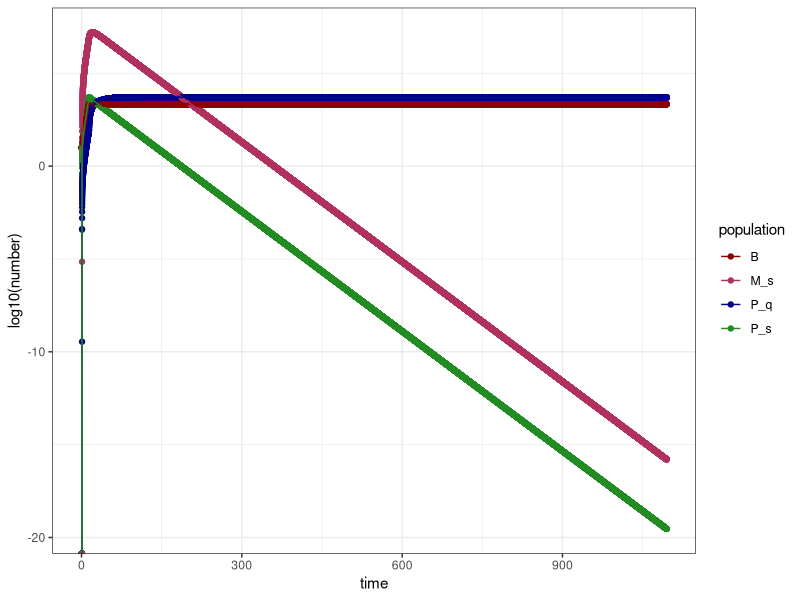
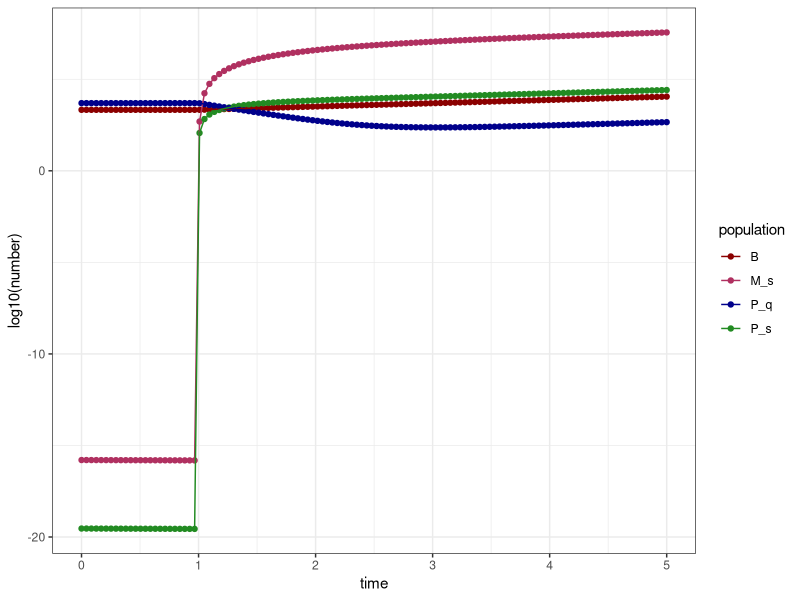
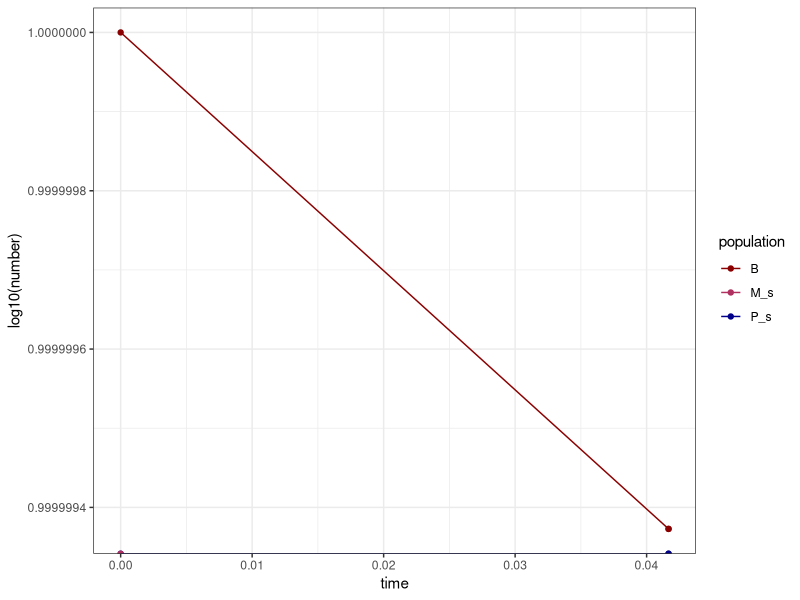

These figures' R source, in order: (Note: this script raises an error after producing the figures.)
## ---- chunk 1
#install.package("here")
library(here)

#install.package("ggplot2")
library(ggplot2)

#install.package("gridExtra")
library(gridExtra)

#install.packages("tidyverse")
library(tidyverse)

#install.packages("deSolve")
library(deSolve)

#load functions
#source(here("code", "functions", "functions.R"))

#choose plotting colors
my_colors = c("darkred", "maroon", "darkblue", "forestgreen", "darkorange", "goldenrod") #choose color range
num_colors = length(my_colors) #set number of colors needed for plotting
my_colors = colorRampPalette(my_colors)(num_colors) #increase number of colors staying in color range
## ---- chunk 2
# Antibody concentrations in the respiratory mucosa #
secondary_response.model1 <- function(t, y, parms)  # Single partial immune class (RPS)                       
{with(as.list(parms),	# allows the parameter file parms to be as a list
      {  
        y = pmax(y,0)         # avoid negative values (not ideal but ok)
        
        # map the state variables
        B = y[1]         # B cells 
        P_s = y[2]       # Antibody secreting cells (specific)
        P_q = y[3]       # quiescent antibody secreting cells (specific)
        M_s = y[4]       # specific Ab in mucosa
        
        # make empty variables for the derivatives
        dB = 0      # change in specific Ab in the lumen
        dP_s = 0    # change in specific ASCs
        dP_q = 0    # change in quiescent ASCs
        dM_s = 0    # change in specific antibodies in mucosa
        
        #####################################
        # define V function 
        V.function = function(t_infection, t) {
          if(t>=min(t_infection) & t <= max(t_infection)){
            V = 1}
          else(V = 0)
        return(V)}
        # set V
        V = V.function(t_infection, t)
        #####################################
        ## calculate the derivatives
        # cell populations
        dB = r*(1-f)*V*B - d_B*B #proliferation only when virus present, some fraction f differentiates to P_s
        dP_s = r*f*V*B - d_s*P_s + s*V*P_q - q*P_s #differentiation from B cells or P_q only when virus present
        dP_q = q*P_s - d_q*P_q - s*V*P_q #P_s always differentiates to P_q with some rate q.
        # Specific antibodies        
        dM_s = a*P_s - d_a*M_s #P_s secretes antibody
        
        # output the derivatives
        dy=c(dB, dP_s, dP_q, dM_s) #vector of derivatives 
        
        return(list(dy)) #lists vector and returns
      }
  ) 
} # we will need to think about how to set M_ns if we want to track specific IgA in the lumen.

## ---- chunk 3
# death rates
d_B = log(2)/20000 # B cell death rate, 50 years half life
d_s = 0 # secretory cell death rate #don't consider for now
d_q = log(2)/20000 # quiescent cell death rate long lived like bm
  
# proliferation and differentiation
r = log(2)/0.5 # b cell proliferation rate - doubling time is 1/2 day
f = .7 # fraction of division that produce secretory cells
q = log(2)/14 # rate of secretory cells to quiescence #should equal d_mu
s = 0.1*24 # rate of quiescent cell recruitment to secretion #should be very fast, like a percentage per hour

# antibody dynamics
a = 10^6/10^3 # rate of IgA secretion by secretory cells # not dealing with density but total number now
d_a = log(2)/3 # IgA molecular decay rate, 3 days half life

# infection timing
t_infection = c(1,14) #time range of antigen presence (V = 1 when t in t_infection)
## ---- chunk 4
# parameters list for deSolve
params = list(
  d_B = d_B, # B cell death rate
  d_s = d_s, # secretory cell death rate
  d_q = d_q, # quiescent cell death rate
  d_a = d_a, # IgA molecular decay rate
    
  # proliferation and differentiation
  r = r, # b cell proliferation rate
  f = f, # fraction of division that produce secretory cells
  q = q, # rate of secretory cells to quiescence
  s = s, # rate of quiescent cell recruitment to secretion
  
  # antibody dynamics
  a = a, # rate of IgA secretion by secretory cells
  d_a = d_a, # IgA molecular decay rate in mucosa
  
  #infection timing
  t_infection = t_infection #time range of antigen presence (V = 1 when t in t_infection)
)

# simulation Time parameters 
Tmax   = 365*3                         # max time in days
points.per.day = 24              # output points per day

#initial conditions
init_cond = c("B" = 10^4/10^3, "P_s" = 0, "P_q" = 0, "M_s" = 0)

# solve 
soln = as.data.frame(ode(y = init_cond, times = seq(0, Tmax, length.out = Tmax*points.per.day), secondary_response.model1, parms = params)) 

# long form ode 
soln_long = soln %>% pivot_longer(
  cols = !c(time),
  names_to = "population",
  values_to = "number"
)

# ggplot
 plot = ggplot() +
  geom_point(data = soln_long, aes(x = time, y = log10(number), group = population, col = population)) + #plots each population seperately over time 
  geom_line(data = soln_long, aes(x = time, y = log10(number), group = population, col = population)) + #plots each population seperately over time
  theme_bw() + #removes grey background and changes aesthetics
  scale_color_manual(values = my_colors) #changes colors to defined vector

# print
print(plot)
## ---- chunk 5
# set initial conditions
init_cond = soln %>% select(!(time)) %>% slice(nrow(soln)) %>% unlist()

# simulation Time parameters 
Tmax   = 5                         # max time in days
points.per.day = 24              # output points per day

# solve 
soln_secondary = as.data.frame(ode(y = init_cond, times = seq(0, Tmax, length.out = Tmax*points.per.day), secondary_response.model1, parms = params)) 



# long form ode 
soln2_long = soln_secondary %>% pivot_longer(
  cols = !c(time),
  names_to = "population",
  values_to = "number"
)

# ggplot
 plot = ggplot() +
  geom_point(data = soln2_long, aes(x = time, y = log10(number), group = population, col = population)) + #plots each population seperately over time 
  geom_line(data = soln2_long, aes(x = time, y = log10(number), group = population, col = population)) + #plots each population seperately over time
  theme_bw() + #removes grey background and changes aesthetics
  scale_color_manual(values = my_colors) #changes colors to defined vector

# print
print(plot)
## ---- chunk 6
# Antibody concentrations in the respiratory mucosa #
secondary_response.model_notinducible <- function(t, y, parms)  # Single partial immune class (RPS)                       
{with(as.list(parms),	# allows the parameter file parms to be as a list
      {  
        y = pmax(y,0)         # avoid negative values (not ideal but ok)
        
        # map the state variables
        B = y[1]         # B cells 
        P_s = y[2]       # Antibody secreting cells (specific)
        M_s = y[4]       # specific Ab in mucosa
        
        # make empty variables for the derivatives
        dB = 0      # change in specific Ab in the lumen
        dP_s = 0    # change in specific ASCs
        dM_s = 0    # change in specific antibodies in mucosa
        
        #####################################
        # define V function 
        V.function = function(t_infection, t) {
          if(t>=min(t_infection) & t <= max(t_infection)){
            V = 1}
          else(V = 0)
        return(V)}
        # set V
        V = V.function(t_infection, t)
        #####################################
        ## calculate the derivatives
        # cell populations
        dB = r*(1-f)*V*B - d_B*B #proliferation only when virus present, some fraction f differentiates to P_s
        dP_s = r*f*V*B - d_s*P_s #differentiation from B cells or P_q only when virus present
        # Specific antibodies        
        dM_s = a*P_s - d_a*M_s #P_s secretes antibody
        
        # output the derivatives
        dy=c(dB, dP_s, dM_s) #vector of derivatives 
        
        return(list(dy)) #lists vector and returns
      }
  ) 
} # we will need to think about how to set M_ns if we want to track specific IgA in the lumen.
## ---- chunk 7
# death rates
d_B = log(2)/20000 # B cell death rate, 50 years half life
d_s = log(2)/14 # rate of secretory cells to quiescence #should equal d_mu
 
# proliferation and differentiation
r = log(2)/0.5 # b cell proliferation rate - doubling time is 1/2 day
f = .7 # fraction of division that produce secretory cells

# antibody dynamics
a = 10^6/10^3 # rate of IgA secretion by secretory cells # not dealing with density but total number now
d_a = 0#log(2)/3 # IgA molecular decay rate, 3 days half life

# infection timing
t_infection = c(1,14) #time range of antigen presence (V = 1 when t in t_infection)
## ---- chunk 8
# parameters list for deSolve
params = list(
  d_B = d_B, # B cell death rate
  d_s = d_s, # secretory cell death rate

    
  # proliferation and differentiation
  r = r, # b cell proliferation rate
  f = f, # fraction of division that produce secretory cells

  # antibody dynamics
  a = a, # rate of IgA secretion by secretory cells
  d_a = d_a, # IgA molecular decay rate in mucosa
  
  #infection timing
  t_infection = t_infection #time range of antigen presence (V = 1 when t in t_infection)
)

# simulation Time parameters 
Tmax   = 365*3                         # max time in days
points.per.day = 24              # output points per day

#initial conditions
init_cond = c("B" = 10^4/10^3, "P_s" = 0, "M_s" = 0)

# solve 
soln = as.data.frame(ode(y = init_cond, times = seq(0, Tmax, length.out = Tmax*points.per.day), secondary_response.model_notinducible, parms = params)) 

# long form ode 
soln_long = soln %>% pivot_longer(
  cols = !c(time),
  names_to = "population",
  values_to = "number"
)

# ggplot
 plot = ggplot() +
  geom_point(data = soln_long, aes(x = time, y = log10(number), group = population, col = population)) + #plots each population seperately over time 
  geom_line(data = soln_long, aes(x = time, y = log10(number), group = population, col = population)) + #plots each population seperately over time
  theme_bw() + #removes grey background and changes aesthetics
  scale_color_manual(values = my_colors) #changes colors to defined vector

# print
print(plot)
## ---- chunk 9
# set initial conditions
init_cond = soln %>% select(!(time)) %>% slice(nrow(soln)) %>% unlist()

# simulation Time parameters 
Tmax   = 5                         # max time in days
points.per.day = 24              # output points per day

# solve 
soln_secondary = as.data.frame(ode(y = init_cond, times = seq(0, Tmax, length.out = Tmax*points.per.day), secondary_response.model1, parms = params)) 



# long form ode 
soln2_long = soln_secondary %>% pivot_longer(
  cols = !c(time),
  names_to = "population",
  values_to = "number"
)

# ggplot
 plot = ggplot() +
  geom_point(data = soln2_long, aes(x = time, y = log10(number), group = population, col = population)) + #plots each population seperately over time 
  geom_line(data = soln2_long, aes(x = time, y = log10(number), group = population, col = population)) + #plots each population seperately over time
  theme_bw() + #removes grey background and changes aesthetics
  scale_color_manual(values = my_colors) #changes colors to defined vector

# print
print(plot)
## ---- chunk 10
# Antibody concentrations in the respiratory mucosa #
secondary_response.model2 <- function(t, y, parms)  # Single partial immune class (RPS)                       
{with(as.list(parms),	# allows the parameter file parms to be as a list
      {  
        y = pmax(y,0)         # avoid negative values (not ideal but ok)
        
        # map the state variables
        B = y[1]         # B cells 
        P = y[2]       # Antibody secreting cells (specific)
        M_s = y[4]       # specific Ab in mucosa
        
        # make empty variables for the derivatives
        dB = 0      # change in specific Ab in the lumen
        dP = 0    # change in specific ASCs
        dM_s = 0    # change in specific antibodies in mucosa
        
        #####################################
        # define V function 
        V.function = function(t_infection, t) {
          if(t>=min(t_infection) & t <= max(t_infection)){
            V = 1}
          else(V = 0)
        return(V)}
        # set V
        V = V.function(t_infection, t)
        #####################################
        ## calculate the derivatives
        # cell populations
        dB = r*(1-f)*V*B - d_B*B #proliferation only when virus present, some fraction f differentiates to P
        dP = r*f*V*B - d_p*P  #differentiation from B cells only when virus present
        
        # Specific antibodies        
        dM_s = a*V*P - d_a*M_s #P secretes antibody only in the presence of virus
        
        # output the derivatives
        dy=c(dB, dP, dM_s) #vector of derivatives 
        
        return(list(dy)) #lists vector and returns
      }
  ) 
} # we will need to think about how to set M_ns if we want to track specific IgA in the lumen.

## ---- chunk 11
# death rates
d_B = # B cell death rate
d_p = # plasma cell death rate
d_a = # IgA molecular decay rate
  
# proliferation and differentiation
r = # b cell proliferation rate
f = # fraction of division that produce secretory cells
  
# antibody dynamics
a = # rate of IgA secretion by secretory cells
d_a = # IgA molecular decay rate in mucosa

# infection timing
t_infection = c(1,14) #time range of antigen presence (V = 1 when t in t_infection)
## ---- chunk 12
# parameters list for deSolve
params = list(
  d_B = d_B, # B cell death rate
  d_p = d_p, # plasma cell death rate
  d_a = d_a, # IgA molecular decay rate
    
  # proliferation and differentiation
  r = r, # b cell proliferation rate
  f = f, # fraction of division that produce secretory cells
  
  # antibody dynamics
  a = a, # rate of IgA secretion by secretory cells
  d_a = d_a, # IgA molecular decay rate in mucosa
  
  #infection timing
  t_infection = t_infection #time range of antigen presence (V = 1 when t in t_infection)
)

# simulation Time parameters 
Tmax   = 90                         # max time in days
points.per.day = 24*60              # output points per day

#initial conditions
init_cond = c("B" = 10, "P" = 0, "M_s" = 0)

# solve 
soln = as.data.frame(ode(y = init_cond, times = seq(0, Tmax, length.out = Tmax*points.per.day), secondary_response.model2, parms = params)) 
## ---- chunk 13
# long form ode 
soln_long = soln %>% pivot_longer(
  cols = !c(time),
  names_to = "population",
  values_to = "number"
)

# ggplot
plot = ggplot +
  geom_point(data = soln_long, aes(x = time, y = log10(number), group = population, col = population)) + #plots each population seperately over time 
  geom_line(data = soln_long, aes(x = time, y = log10(number), group = population, col = population)) + #plots each population seperately over time
  theme_bw() + #removes grey background and changes aesthetics
  scale_color_manual(values = my_colors) #changes colors to defined vector
